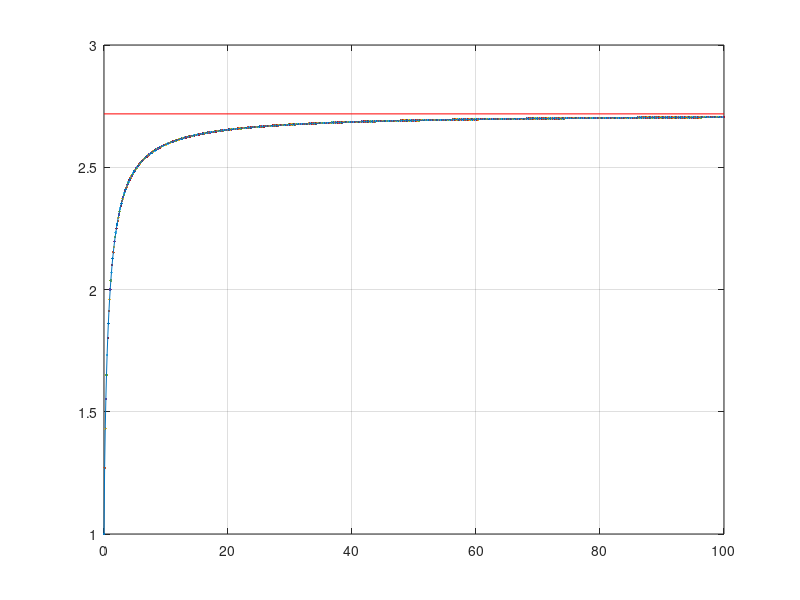

Source code (MATLAB):
clear all; close all; clc;

for n=0:0.1:100;
exponential=(1+1./n).^n;
plot(n,exponential);
hold on;
pause(0.001)
end
% plot(0:0.1:100,exp(1),'r','linewidth',5);
grid on;

figure(1);
t=0:0.1:100;
plot(t,(1+1./t).^t);
grid on;hold on;
line([0 100], [exp(1) exp(1)],'color','r' )
